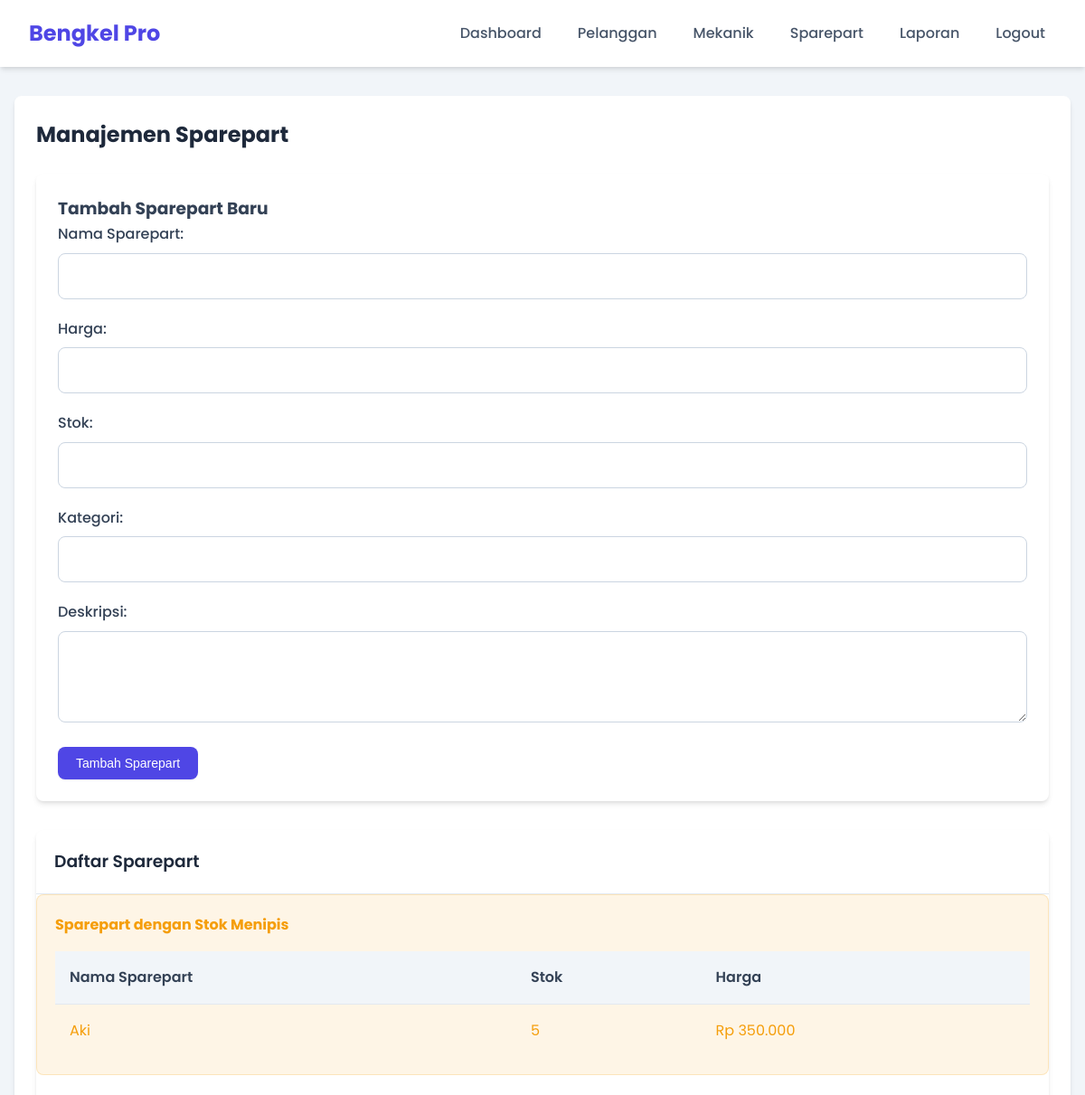
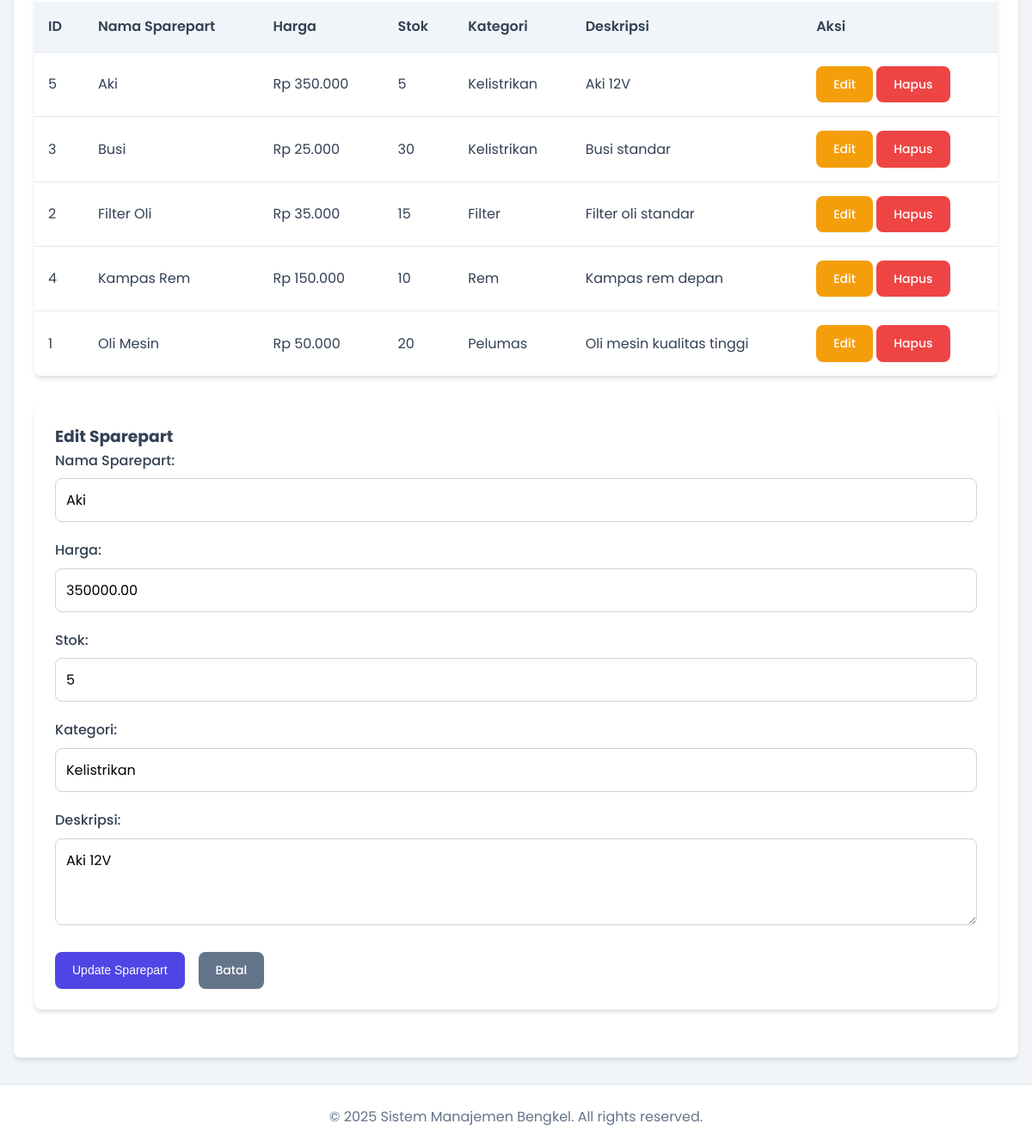
Screenshot of /pages/admin/sparepart.php?edit=5 (signed in) with the database file from the repository (2 pictures, top to bottom).
### tables this page shows
CREATE TABLE sparepart (
    id_sparepart INT AUTO_INCREMENT PRIMARY KEY,
    nama_sparepart VARCHAR(100) NOT NULL,
    harga DECIMAL(10, 2) NOT NULL,
    stok INT NOT NULL DEFAULT 0,
    kategori VARCHAR(50),
    deskripsi TEXT
);

### pages/admin/sparepart.php (the view, shortened to what this page needs)
<?php
include '../../includes/header.php';
$query = "SELECT * FROM sparepart ORDER BY nama_sparepart";
$result = mysqli_query($conn, $query);
?>
<div class="content-container">
    <h2>Manajemen Sparepart</h2>
    <div class="form-container">
        <h3>Tambah Sparepart Baru</h3>
        <form method="post" action="">
            <div class="form-group">
                <label for="nama_sparepart">Nama Sparepart:</label>
                <input type="text" id="nama_sparepart" name="nama_sparepart" required>
            </div>
            <div class="form-group">
                <label for="harga">Harga:</label>
                <input type="number" id="harga" name="harga" min="0" step="1000" required>
            </div>
            <div class="form-group">
                <label for="stok">Stok:</label>
                <input type="number" id="stok" name="stok" min="0" required>
            </div>
            <div class="form-group">
                <label for="kategori">Kategori:</label>
                <input type="text" id="kategori" name="kategori">
            </div>
            <div class="form-group">
                <label for="deskripsi">Deskripsi:</label>
                <textarea id="deskripsi" name="deskripsi" rows="3"></textarea>
            </div>
            <button type="submit" class="btn btn-primary">Tambah Sparepart</button>
        </form>
    </div>
    <div class="table-container">
        <h3>Daftar Sparepart</h3>
        <div class="alert-box">
            <h4>Sparepart dengan Stok Menipis</h4>
            <table>
                <thead>
                    <tr>
                        <th>Nama Sparepart</th>
                        <th>Stok</th>
                        <th>Harga</th>
                    </tr>
                </thead>
                <tbody>
                    <?php
                    $stokMenipisQuery = "SELECT * FROM v_stok_menipis";
                    $stokMenipisResult = mysqli_query($conn, $stokMenipisQuery);
                    if (mysqli_num_rows($stokMenipisResult) > 0) {
                        while ($row = mysqli_fetch_assoc($stokMenipisResult)) {
                            echo "<tr>";
                            echo "<td>" . htmlspecialchars($row['nama_sparepart']) . "</td>";
                            echo "<td>" . htmlspecialchars($row['stok']) . "</td>";
                            echo "<td>Rp " . number_format($row['harga'], 0, ',', '.') . "</td>";
                            echo "</tr>";
                        }
                    } else {
                        echo "<tr><td colspan='3'>Tidak ada sparepart dengan stok menipis</td></tr>";
                    }
                    ?>
                </tbody>
            </table>
        </div>
        <table>
            <thead>
                <tr>
                    <th>ID</th>
                    <th>Nama Sparepart</th>
                    <th>Harga</th>
                    <th>Stok</th>
                    <th>Kategori</th>
                    <th>Deskripsi</th>
                    <th>Aksi</th>
                </tr>
            </thead>
            <tbody>
                <?php
                if (mysqli_num_rows($result) > 0) {
                    while ($row = mysqli_fetch_assoc($result)) {
                        echo "<tr>";
                        echo "<td>" . $row['id_sparepart'] . "</td>";
                        echo "<td>" . htmlspecialchars($row['nama_sparepart']) . "</td>";
                        echo "<td>Rp " . number_format($row['harga'], 0, ',', '.') . "</td>";
                        echo "<td>" . $row['stok'] . "</td>";
                        echo "<td>" . htmlspecialchars($row['kategori']) . "</td>";
                        echo "<td>" . htmlspecialchars($row['deskripsi']) . "</td>";
                        echo "<td>
                                <a href='?edit=" . $row['id_sparepart'] . "' class='btn btn-edit'>Edit</a>
                                <a href='?delete=" . $row['id_sparepart'] . "' class='btn btn-delete' onclick='return confirm(\"Yakin ingin menghapus sparepart ini?\")'>Hapus</a>
                              </td>";
                        echo "</tr>";
                    }
                } else {
                    echo "<tr><td colspan='7'>Tidak ada data sparepart</td></tr>";
                }
                ?>
            </tbody>
        </table>
    </div>
    <?php
    if (isset($_GET['edit'])) {
        $id = $_GET['edit'];
        $editQuery = "SELECT * FROM sparepart WHERE id_sparepart = ?";
        $editStmt = mysqli_prepare($conn, $editQuery);
        mysqli_stmt_bind_param($editStmt, "i", $id);
        mysqli_stmt_execute($editStmt);
        $editResult = mysqli_stmt_get_result($editStmt);
        if ($editData = mysqli_fetch_assoc($editResult)) {
    ?>
    <div class="form-container">
        <h3>Edit Sparepart</h3>
        <form method="post" action="">
            <div class="form-group">
                <label for="edit_nama_sparepart">Nama Sparepart:</label>
                <input type="text" id="edit_nama_sparepart" name="nama_sparepart"
                    value="<?php echo htmlspecialchars($editData['nama_sparepart']); ?>" required>
            </div>
            <div class="form-group">
                <label for="edit_harga">Harga:</label>
                <input type="number" id="edit_harga" name="harga" min="0" step="1000"
                    value="<?php echo $editData['harga']; ?>" required>
            </div>
            <div class="form-group">
                <label for="edit_stok">Stok:</label>
                <input type="number" id="edit_stok" name="stok" min="0" value="<?php echo $editData['stok']; ?>"
                    required>
            </div>
            <div class="form-group">
                <label for="edit_kategori">Kategori:</label>
                <input type="text" id="edit_kategori" name="kategori"
                    value="<?php echo htmlspecialchars($editData['kategori']); ?>">
            </div>
            <div class="form-group">
                <label for="edit_deskripsi">Deskripsi:</label>
                <textarea id="edit_deskripsi" name="deskripsi"
                    rows="3"><?php echo htmlspecialchars($editData['deskripsi']); ?></textarea>
            </div>
            <div class="action-buttons">
                <button type="submit" class="btn btn-primary">Update Sparepart</button>
                <a href="sparepart.php" class="btn btn-secondary">Batal</a>
            </div>
        </form>
    </div>
    <?php
        }
    }
    ?>
</div>
<?php include '../../includes/footer.php'; ?>

### assets/css/style.css (style rules this page uses)
* { margin: 0; padding: 0; box-sizing: border-box; }
:root { --primary: #4f46e5; --primary-hover: #4338ca; --secondary: #64748b; --secondary-hover: #475569; --success: #10b981; --success-hover: #059669; --danger: #ef4444; --danger-hover: #dc2626; --warning: #f59e0b; --warning-hover: #d97706; --info: #0ea5e9; --info-hover: #0284c7; --light: #f8fafc; --dark: #1e293b; --gray-100: #f1f5f9; --gray-200: #e2e8f0; --gray-300: #cbd5e1; --gray-400: #94a3b8; --gray-500: #64748b; --gray-600: #475569; --gray-700: #334155; --gray-800: #1e293b; --gray-900: #0f172a; --border-radius: 0.5rem; --shadow-sm: 0 1px 2px 0 rgba(0, 0, 0, 0.05); --shadow: 0 4px 6px -1px rgba(0, 0, 0, 0.1), 0 2px 4px -1px rgba(0, 0, 0, 0.06); --shadow-md: 0 10px 15px -3px rgba(0, 0, 0, 0.1), 0 4px 6px -2px rgba(0, 0, 0, 0.05); --shadow-lg: 0 20px 25px -5px rgba(0, 0, 0, 0.1), 0 10px 10px -5px rgba(0, 0, 0, 0.04); }
body { font-family: 'Poppins', 'Segoe UI', Tahoma, Geneva, Verdana, sans-serif; line-height: 1.6; color: var(--gray-700); background-color: var(--gray-100); }
a { text-decoration: none; color: var(--primary); transition: color 0.2s ease; }
.form-container { background-color: white; padding: 1.5rem; border-radius: var(--border-radius); box-shadow: var(--shadow); margin-bottom: 2rem; }
.form-group { margin-bottom: 1.25rem; }
.form-group label { display: block; margin-bottom: 0.5rem; font-weight: 500; color: var(--gray-700); }
.form-group input, .form-group select, .form-group textarea { width: 100%; padding: 0.75rem; border: 1px solid var(--gray-300); border-radius: var(--border-radius); font-family: inherit; font-size: 1rem; transition: border-color 0.2s ease, box-shadow 0.2s ease; }
.form-group textarea { resize: vertical; min-height: 100px; }
.btn { display: inline-flex; align-items: center; justify-content: center; padding: 0.625rem 1.25rem; background-color: var(--primary); color: white; border: none; border-radius: var(--border-radius); cursor: pointer; font-size: 0.875rem; font-weight: 500; transition: all 0.2s ease; box-shadow: var(--shadow-sm); }
.btn-primary { background-color: var(--primary); }
.btn-secondary { background-color: var(--secondary); }
.btn-edit { background-color: var(--warning); }
.btn-delete { background-color: var(--danger); }
.table-container { background-color: white; border-radius: var(--border-radius); box-shadow: var(--shadow); overflow: hidden; margin-bottom: 2rem; }
.table-container h3 { padding: 1.25rem; margin: 0; border-bottom: 1px solid var(--gray-200); color: var(--gray-800); font-weight: 600; }
table { width: 100%; border-collapse: collapse; }
table th, table td { padding: 1rem; text-align: left; border-bottom: 1px solid var(--gray-200); }
table th { background-color: var(--gray-100); font-weight: 600; color: var(--gray-700); white-space: nowrap; }
table tr:last-child td { border-bottom: none; }
.content-container { background-color: white; padding: 1.5rem; border-radius: var(--border-radius); box-shadow: var(--shadow); }
.content-container h2 { margin-bottom: 1.5rem; color: var(--gray-800); font-weight: 700; }
.alert-box { background-color: rgba(245, 158, 11, 0.1); border: 1px solid rgba(245, 158, 11, 0.2); color: var(--warning); padding: 1.25rem; border-radius: var(--border-radius); margin-bottom: 1.5rem; }
.alert-box h4 { margin-top: 0; margin-bottom: 1rem; color: var(--warning); }
.action-buttons { display: flex; gap: 1rem; margin-top: 1.5rem; }
.table-container { overflow-x: auto; -webkit-overflow-scrolling: touch; }
.table-container table { width: 100%; min-width: 600px; }

### rows the page displays
sparepart: id_sparepart "5", nama_sparepart "Aki", harga "350.000", stok "5", kategori "Kelistrikan", deskripsi "Aki 12V", harga "350000.00"
sparepart: id_sparepart "3", nama_sparepart "Busi", harga "25.000", stok "30", kategori "Kelistrikan", deskripsi "Busi standar"
sparepart: id_sparepart "2", nama_sparepart "Filter Oli", harga "35.000", stok "15", kategori "Filter", deskripsi "Filter oli standar"
sparepart: id_sparepart "4", nama_sparepart "Kampas Rem", harga "150.000", stok "10", kategori "Rem", deskripsi "Kampas rem depan"
sparepart: id_sparepart "1", nama_sparepart "Oli Mesin", harga "50.000", stok "20", kategori "Pelumas", deskripsi "Oli mesin kualitas tinggi"

### other values shown
$row['nama_sparepart'] "Aki"
$row['stok'] "5"
$row['harga'] "350.000"
